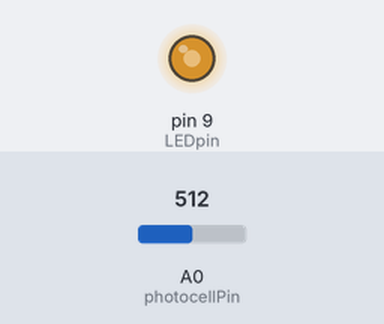
The sketch below on a simulated Arduino Uno, built with avr-gcc and run on an emulated ATmega328P. On the bench: output pins drawn as LEDs (lit = HIGH). Inputs (shaded band) come from the test bench; at power-on: A0 (photocellPin) = 512.

Above: at 1.2 s.
1.3 s: A0 (photocellPin) set to 716
At 2.5 s:
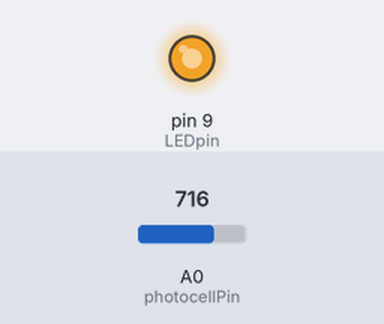
2.8 s: A0 (photocellPin) set to 306
At 3.9 s:
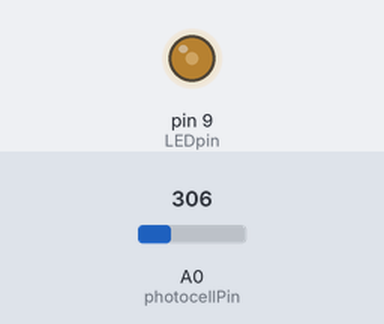
4.3 s: A0 (photocellPin) set to 122
At 5.1 s:
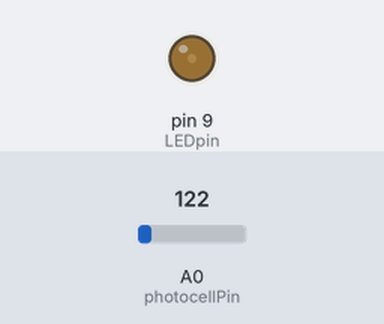
5.8 s: A0 (photocellPin) set to 0
At 6.4 s:
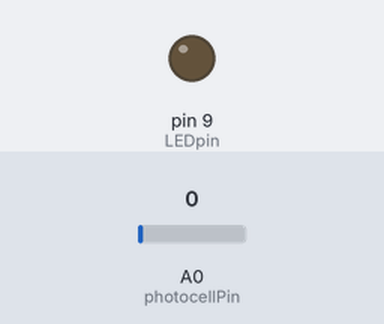
7.3 s: A0 (photocellPin) set to 511
At 7.6 s:
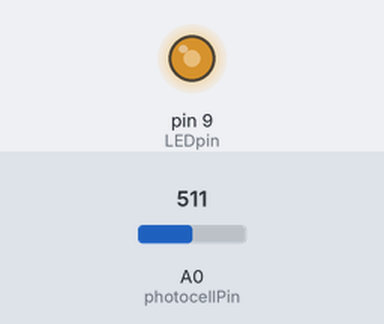
Timing chart, 0 to 9.8 s (numbered marks = the images above; inputs shaded):
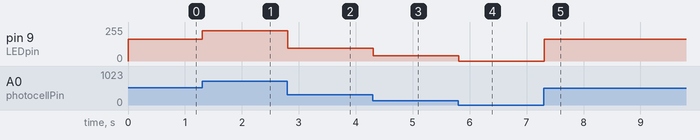

The sketch:

firmware.ino
```cpp
/* Photocell simple testing sketch.
 *
 * 1. Connect one end of the photocell to 3 V, the other end to ADC0 (J12.1).
 * 2. Then connect one end of a 4.7K Ohm resistor from ADC0 to ground.
 * 3. Connect LED from pin PWM9 (J8.2) through a resistor to ground.
 */

int photocellPin = A0;
int photocellReading;
int LEDpin = 9;
int LEDbrightness;

void setup(void) {
  pinMode(LEDpin, OUTPUT);
}

void loop(void) {
  photocellReading = analogRead(photocellPin);

  printf("Analog reading = %d\n", photocellReading);

  LEDbrightness = map(photocellReading, 0, 63, 0, 20);
  analogWrite(LEDpin, LEDbrightness);

  delay(100);
}
```

Measured:
- after the input at 1.3 s, pin 9 (LEDpin): 162/255 → 227/255 at once
- after the input at 2.8 s, pin 9 (LEDpin): 227/255 → 97/255 at once
- after the input at 4.3 s, pin 9 (LEDpin): 97/255 → 38/255 at once
- after the input at 5.8 s, pin 9 (LEDpin): 38/255 → 0/255 at once
- after the input at 7.3 s, pin 9 (LEDpin): 0/255 → 162/255 at once
